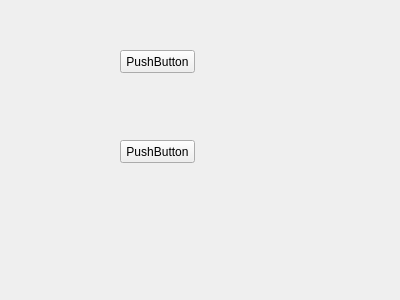
<?xml version="1.0" encoding="UTF-8"?>
<ui version="4.0">
 <class>Form</class>
 <widget class="QWidget" name="Form">
  <property name="geometry">
   <rect>
    <x>0</x>
    <y>0</y>
    <width>400</width>
    <height>300</height>
   </rect>
  </property>
  <property name="windowTitle">
   <string>Form</string>
  </property>
  <widget class="thPushButton" name="pushButton">
   <property name="geometry">
    <rect>
     <x>120</x>
     <y>140</y>
     <width>75</width>
     <height>23</height>
    </rect>
   </property>
   <property name="text">
    <string>PushButton</string>
   </property>
  </widget>
  <widget class="QPushButton" name="pushButton_2">
   <property name="geometry">
    <rect>
     <x>120</x>
     <y>50</y>
     <width>75</width>
     <height>23</height>
    </rect>
   </property>
   <property name="text">
    <string>PushButton</string>
   </property>
  </widget>
 </widget>
 <customwidgets>
  <customwidget>
   <class>thPushButton</class>
   <extends>QPushButton</extends>
   <header>TOMs.test.promoteWidget.thWidgets</header>
  </customwidget>
 </customwidgets>
 <resources/>
 <connections/>
</ui>
